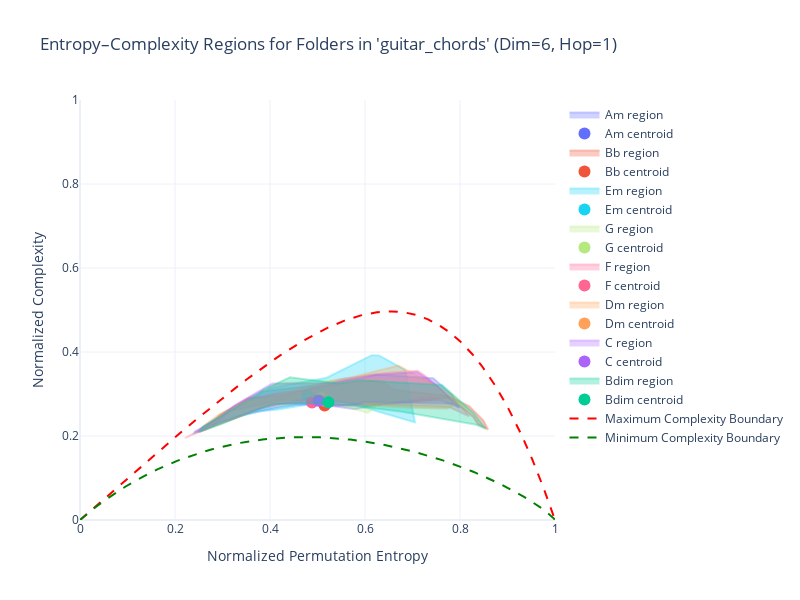

Source (notebook cell):
### Markdown cell above
# Guitar chords

### Code cell
folder_path = "data/guitar_chords"
dim = 6
hop = 1
alpha_val = 7
plot_graph_ordpy_centroids_with_region(folder_path, dim, hop, alpha_val)

### Figure 1 — Plotly figure (JSON) as saved in the notebook; plotly's stock layout.template omitted (floating-point values rounded to 4 significant figures; data arrays with more than 128 entries replaced by an {"elided": "..."} marker saying what was removed)
{"data": [{"fill": "toself", "fillcolor": "rgba(99, 110, 250, 0.3)", "hoverinfo": "skip", "line": {"color": "rgba(99, 110, 250, 0.3)", "width": 2}, "mode": "lines", "name": "Am region", "showlegend": true, "type": "scatter", "x": [0.6449, 0.5795, 0.5368, 0.499, 0.4574, 0.424, 0.3225, 0.2951, 0.2817, 0.2522, 0.2852, 0.3047, 0.3485, 0.3812, 0.4978, 0.5504, 0.6261, 0.7028, 0.7441, 0.7843, 0.7975, 0.7594, 0.6449], "y": [0.278, 0.2638, 0.2701, 0.2745, 0.2743, 0.2692, 0.2454, 0.2343, 0.2279, 0.2153, 0.2406, 0.257, 0.2855, 0.3062, 0.3211, 0.3357, 0.3466, 0.3396, 0.3376, 0.2963, 0.2686, 0.2846, 0.278]}, {"hovertemplate": "<b>Folder:</b> Am<br><b>Centroid Entropy:</b> %{x}<br><b>Centroid Complexity:</b> %{y}<extra></extra>", "marker": {"color": "#636EFA", "size": 12, "symbol": "circle"}, "mode": "markers", "name": "Am centroid", "type": "scatter", "x": [0.4989], "y": [0.2855]}, {"fill": "toself", "fillcolor": "rgba(239, 85, 59, 0.3)", "hoverinfo": "skip", "line": {"color": "rgba(239, 85, 59, 0.3)", "width": 2}, "mode": "lines", "name": "Bb region", "showlegend": true, "type": "scatter", "x": [0.6054, 0.6349, 0.6616, 0.7742, 0.8195, 0.8495, 0.8592, 0.8377, 0.8275, 0.778, 0.6033, 0.5702, 0.5129, 0.4855, 0.442, 0.4177, 0.317, 0.28, 0.2634, 0.2489, 0.2854, 0.2956, 0.3557, 0.3595, 0.3826, 0.4282, 0.4911, 0.6054], "y": [0.333, 0.3305, 0.3099, 0.2953, 0.271, 0.2368, 0.2155, 0.2281, 0.2456, 0.2915, 0.2715, 0.2772, 0.288, 0.2848, 0.2858, 0.2848, 0.2594, 0.2238, 0.2153, 0.2093, 0.2404, 0.2517, 0.2905, 0.2918, 0.2925, 0.2967, 0.3156, 0.333]}, {"hovertemplate": "<b>Folder:</b> Bb<br><b>Centroid Entropy:</b> %{x}<br><b>Centroid Complexity:</b> %{y}<extra></extra>", "marker": {"color": "#EF553B", "size": 12, "symbol": "circle"}, "mode": "markers", "name": "Bb centroid", "type": "scatter", "x": [0.5151], "y": [0.2724]}, {"fill": "toself", "fillcolor": "rgba(25, 211, 243, 0.3)", "hoverinfo": "skip", "line": {"color": "rgba(25, 211, 243, 0.3)", "width": 2}, "mode": "lines", "name": "Em region", "showlegend": true, "type": "scatter", "x": [0.6493, 0.6847, 0.7053, 0.602, 0.5564, 0.4847, 0.4135, 0.377, 0.3333, 0.2377, 0.2987, 0.3159, 0.3619, 0.4017, 0.519, 0.6142, 0.6296, 0.6493], "y": [0.3796, 0.357, 0.2323, 0.2661, 0.2817, 0.2757, 0.2623, 0.2588, 0.2459, 0.205, 0.2515, 0.2628, 0.2878, 0.3144, 0.3388, 0.3925, 0.3918, 0.3796]}, {"hovertemplate": "<b>Folder:</b> Em<br><b>Centroid Entropy:</b> %{x}<br><b>Centroid Complexity:</b> %{y}<extra></extra>", "marker": {"color": "#19D3F3", "size": 12, "symbol": "circle"}, "mode": "markers", "name": "Em centroid", "type": "scatter", "x": [0.4789], "y": [0.2966]}, {"fill": "toself", "fillcolor": "rgba(182, 232, 128, 0.3)", "hoverinfo": "skip", "line": {"color": "rgba(182, 232, 128, 0.3)", "width": 2}, "mode": "lines", "name": "G region", "showlegend": true, "type": "scatter", "x": [0.8168, 0.7361, 0.6303, 0.6059, 0.5101, 0.4872, 0.38, 0.3366, 0.3218, 0.2444, 0.3411, 0.3582, 0.3711, 0.4186, 0.5151, 0.5546, 0.6204, 0.7189, 0.7385, 0.7551, 0.7793, 0.8168], "y": [0.2665, 0.3005, 0.2766, 0.2551, 0.2852, 0.2833, 0.2662, 0.2448, 0.2397, 0.2086, 0.2787, 0.2888, 0.2968, 0.3251, 0.3318, 0.3352, 0.3358, 0.3369, 0.3274, 0.3104, 0.2911, 0.2665]}, {"hovertemplate": "<b>Folder:</b> G<br><b>Centroid Entropy:</b> %{x}<br><b>Centroid Complexity:</b> %{y}<extra></extra>", "marker": {"color": "#B6E880", "size": 12, "symbol": "circle"}, "mode": "markers", "name": "G centroid", "type": "scatter", "x": [0.509], "y": [0.2909]}, {"fill": "toself", "fillcolor": "rgba(255, 102, 146, 0.3)", "hoverinfo": "skip", "line": {"color": "rgba(255, 102, 146, 0.3)", "width": 2}, "mode": "lines", "name": "F region", "showlegend": true, "type": "scatter", "x": [0.7776, 0.6138, 0.5264, 0.4632, 0.4216, 0.3921, 0.3192, 0.3115, 0.235, 0.2211, 0.2385, 0.2787, 0.2934, 0.3212, 0.3507, 0.4221, 0.4733, 0.6061, 0.6477, 0.7106, 0.7251, 0.8063, 0.8194, 0.7776], "y": [0.2684, 0.2757, 0.2714, 0.2805, 0.2777, 0.272, 0.2389, 0.2361, 0.2024, 0.1948, 0.2057, 0.2331, 0.2453, 0.2643, 0.2877, 0.3029, 0.3088, 0.3455, 0.3505, 0.3555, 0.3448, 0.2651, 0.2469, 0.2684]}, {"hovertemplate": "<b>Folder:</b> F<br><b>Centroid Entropy:</b> %{x}<br><b>Centroid Complexity:</b> %{y}<extra></extra>", "marker": {"color": "#FF6692", "size": 12, "symbol": "circle"}, "mode": "markers", "name": "F centroid", "type": "scatter", "x": [0.4884], "y": [0.2797]}, {"fill": "toself", "fillcolor": "rgba(255, 161, 90, 0.3)", "hoverinfo": "skip", "line": {"color": "rgba(255, 161, 90, 0.3)", "width": 2}, "mode": "lines", "name": "Dm region", "showlegend": true, "type": "scatter", "x": [0.7772, 0.7975, 0.7933, 0.7727, 0.6876, 0.6118, 0.5885, 0.4804, 0.4159, 0.3785, 0.3219, 0.2874, 0.2534, 0.2632, 0.292, 0.309, 0.3461, 0.3853, 0.4644, 0.5734, 0.67, 0.6799, 0.7772], "y": [0.3034, 0.283, 0.2769, 0.2646, 0.2674, 0.2724, 0.2811, 0.2949, 0.2784, 0.2691, 0.2395, 0.2276, 0.2117, 0.2268, 0.2511, 0.2594, 0.281, 0.2862, 0.3143, 0.3403, 0.3678, 0.3621, 0.3034]}, {"hovertemplate": "<b>Folder:</b> Dm<br><b>Centroid Entropy:</b> %{x}<br><b>Centroid Complexity:</b> %{y}<extra></extra>", "marker": {"color": "#FFA15A", "size": 12, "symbol": "circle"}, "mode": "markers", "name": "Dm centroid", "type": "scatter", "x": [0.5177], "y": [0.2829]}, {"fill": "toself", "fillcolor": "rgba(171, 99, 250, 0.3)", "hoverinfo": "skip", "line": {"color": "rgba(171, 99, 250, 0.3)", "width": 2}, "mode": "lines", "name": "C region", "showlegend": true, "type": "scatter", "x": [0.7103, 0.753, 0.7792, 0.7993, 0.7875, 0.6001, 0.5831, 0.55, 0.4466, 0.4221, 0.3799, 0.3162, 0.2903, 0.2532, 0.2402, 0.2959, 0.326, 0.3499, 0.4046, 0.5275, 0.5597, 0.5909, 0.622, 0.7085, 0.7103], "y": [0.3518, 0.3197, 0.2893, 0.266, 0.2769, 0.2808, 0.2754, 0.2725, 0.2779, 0.2761, 0.2648, 0.2387, 0.2304, 0.2116, 0.2096, 0.2452, 0.2738, 0.2888, 0.3252, 0.3253, 0.3328, 0.3372, 0.3451, 0.3519, 0.3518]}, {"hovertemplate": "<b>Folder:</b> C<br><b>Centroid Entropy:</b> %{x}<br><b>Centroid Complexity:</b> %{y}<extra></extra>", "marker": {"color": "#AB63FA", "size": 12, "symbol": "circle"}, "mode": "markers", "name": "C centroid", "type": "scatter", "x": [0.5027], "y": [0.2842]}, {"fill": "toself", "fillcolor": "rgba(0, 204, 150, 0.3)", "hoverinfo": "skip", "line": {"color": "rgba(0, 204, 150, 0.3)", "width": 2}, "mode": "lines", "name": "Bdim region", "showlegend": true, "type": "scatter", "x": [0.6156, 0.7624, 0.8285, 0.8544, 0.834, 0.6777, 0.5786, 0.4814, 0.4516, 0.4067, 0.3305, 0.2981, 0.2518, 0.2595, 0.2644, 0.3326, 0.3764, 0.3862, 0.442, 0.5432, 0.5853, 0.6156], "y": [0.3312, 0.3215, 0.2548, 0.2171, 0.2268, 0.2579, 0.2713, 0.2791, 0.2766, 0.2762, 0.2447, 0.2284, 0.2098, 0.223, 0.226, 0.2703, 0.3002, 0.3105, 0.3398, 0.3253, 0.3328, 0.3312]}, {"hovertemplate": "<b>Folder:</b> Bdim<br><b>Centroid Entropy:</b> %{x}<br><b>Centroid Complexity:</b> %{y}<extra></extra>", "marker": {"color": "#00CC96", "size": 12, "symbol": "circle"}, "mode": "markers", "name": "Bdim centroid", "type": "scatter", "x": [0.523], "y": [0.2804]}, {"line": {"color": "red", "dash": "dash"}, "mode": "lines", "name": "Maximum Complexity Boundary", "type": "scatter", "x": {"elided": "719 float values"}, "y": {"elided": "719 float values"}}, {"line": {"color": "green", "dash": "dash"}, "mode": "lines", "name": "Minimum Complexity Boundary", "type": "scatter", "x": [-0.0, 0.01866, 0.03517, 0.05087, 0.06603, 0.08079, 0.09522, 0.1094, 0.1233, 0.137, 0.1505, 0.1639, 0.1771, 0.1902, 0.2031, 0.2159, 0.2285, 0.2411, 0.2535, 0.2659, 0.2781, 0.2903, 0.3023, 0.3143, 0.3262, 0.338, 0.3497, 0.3613, 0.3728, 0.3843, 0.3957, 0.4071, 0.4183, 0.4295, 0.4406, 0.4517, 0.4626, 0.4736, 0.4844, 0.4952, 0.5059, 0.5165, 0.5271, 0.5377, 0.5481, 0.5585, 0.5689, 0.5791, 0.5894, 0.5995, 0.6096, 0.6196, 0.6296, 0.6395, 0.6493, 0.6591, 0.6688, 0.6785, 0.6881, 0.6976, 0.7071, 0.7165, 0.7258, 0.735, 0.7442, 0.7534, 0.7624, 0.7714, 0.7804, 0.7892, 0.798, 0.8067, 0.8153, 0.8239, 0.8323, 0.8407, 0.849, 0.8573, 0.8654, 0.8734, 0.8814, 0.8892, 0.8969, 0.9046, 0.9121, 0.9195, 0.9267, 0.9339, 0.9409, 0.9477, 0.9544, 0.9609, 0.9671, 0.9732, 0.979, 0.9844, 0.9895, 0.994, 0.9978, 1.0], "y": [-0.0, 0.01789, 0.03264, 0.04583, 0.05785, 0.06892, 0.07917, 0.08871, 0.09761, 0.1059, 0.1137, 0.121, 0.1278, 0.1341, 0.1401, 0.1456, 0.1508, 0.1557, 0.1602, 0.1644, 0.1683, 0.1719, 0.1752, 0.1783, 0.1811, 0.1836, 0.1859, 0.188, 0.1898, 0.1915, 0.1929, 0.1941, 0.1951, 0.1959, 0.1966, 0.197, 0.1973, 0.1974, 0.1973, 0.1971, 0.1967, 0.1962, 0.1955, 0.1947, 0.1937, 0.1926, 0.1914, 0.19, 0.1885, 0.1869, 0.1851, 0.1832, 0.1812, 0.1791, 0.1769, 0.1746, 0.1722, 0.1696, 0.167, 0.1643, 0.1614, 0.1585, 0.1555, 0.1524, 0.1492, 0.1459, 0.1425, 0.1391, 0.1355, 0.1319, 0.1282, 0.1245, 0.1206, 0.1167, 0.1128, 0.1087, 0.1046, 0.1004, 0.09622, 0.09193, 0.08758, 0.08318, 0.07873, 0.07422, 0.06967, 0.06507, 0.06043, 0.05574, 0.05102, 0.04626, 0.04148, 0.03666, 0.03183, 0.02698, 0.02213, 0.0173, 0.01249, 0.007782, 0.003293, -1.291e-15]}], "layout": {"height": 600, "title": {"text": "Entropy–Complexity Regions for Folders in 'guitar_chords' (Dim=6, Hop=1)"}, "width": 800, "xaxis": {"range": [0, 1], "title": {"text": "Normalized Permutation Entropy"}}, "yaxis": {"range": [0, 1], "title": {"text": "Normalized Complexity"}}}}
